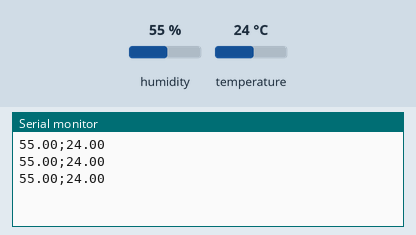
Recording of a sketch running on a simulated Arduino Uno, built with avr-gcc and run on an emulated ATmega328P. Shown: the last lines printed to the serial monitor. The inputs (shaded band) are chosen by the test bench; at power-on: humidity 55 %, temperature 24 °C.

Above: at 2.8 s.
2.9 s: humidity set to 22 %
At 5.5 s:
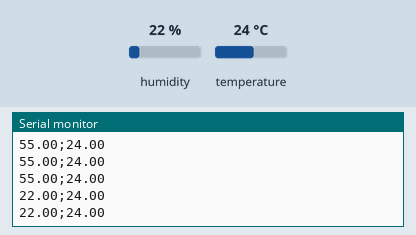
5.6 s: temperature set to 12 °C
At 6.9 s:
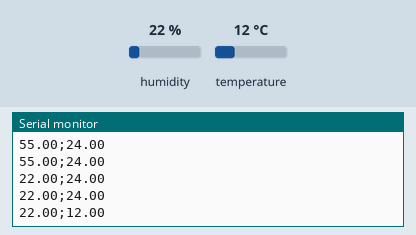
8.3 s: humidity set to 40 %
At 9.6 s:
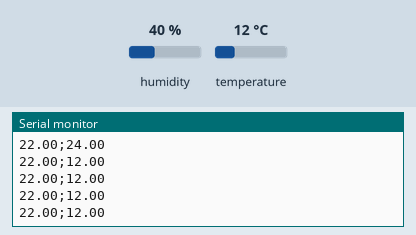
Timing chart, 0 to 11.3 s (numbered marks = the images above; inputs shaded):
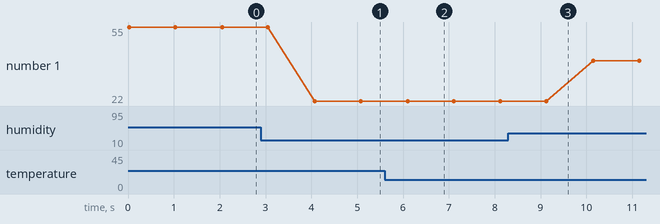

Measured:
- after the input at 2.9 s, the serial monitor: prints a new line after 1.2 s (image 1)
- after the input at 5.6 s, the serial monitor: prints a new line after 0.50 s (image 2)
- plotted number 1: 55 → 22 after the input at 2.9 s, 22 → 40 after the input at 8.3 s

The sketch:

codigoArduino.ino
```cpp
#include <DHT.h>
#include <DHT_U.h>

#define TIPO_SENSOR DHT11
const int PINO_SENSOR_DHT11 = A0;

DHT sensorDHT(PINO_SENSOR_DHT11, TIPO_SENSOR);

void setup() {
  Serial.begin(9600);
  sensorDHT.begin();
}

void loop() {
  float umidade = sensorDHT.readHumidity();
  float temperatura = sensorDHT.readTemperature();

  if (isnan(temperatura) || isnan(umidade)) {
    Serial.println("Erro ao ler os dados do sensor");
  } else {
    Serial.println("");
    Serial.print(umidade);
    Serial.print(';');
    Serial.print(temperatura);
  }

  delay(1000);
}
```
